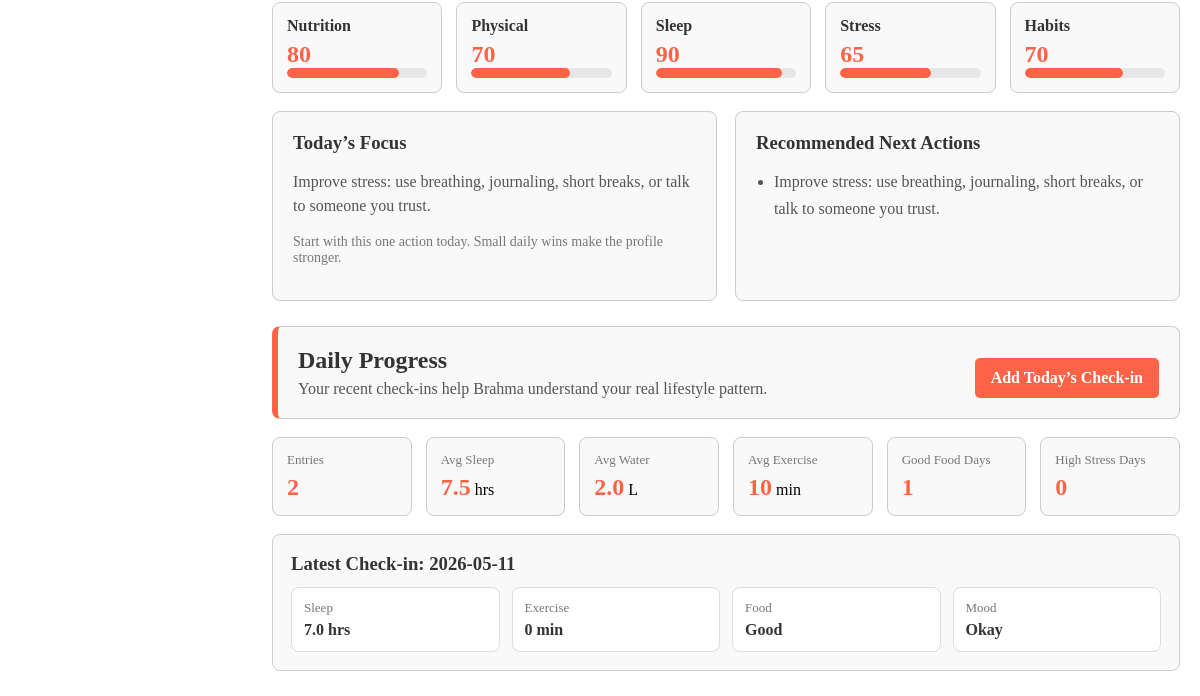
The app's page /home (signed in, lower part), older data.
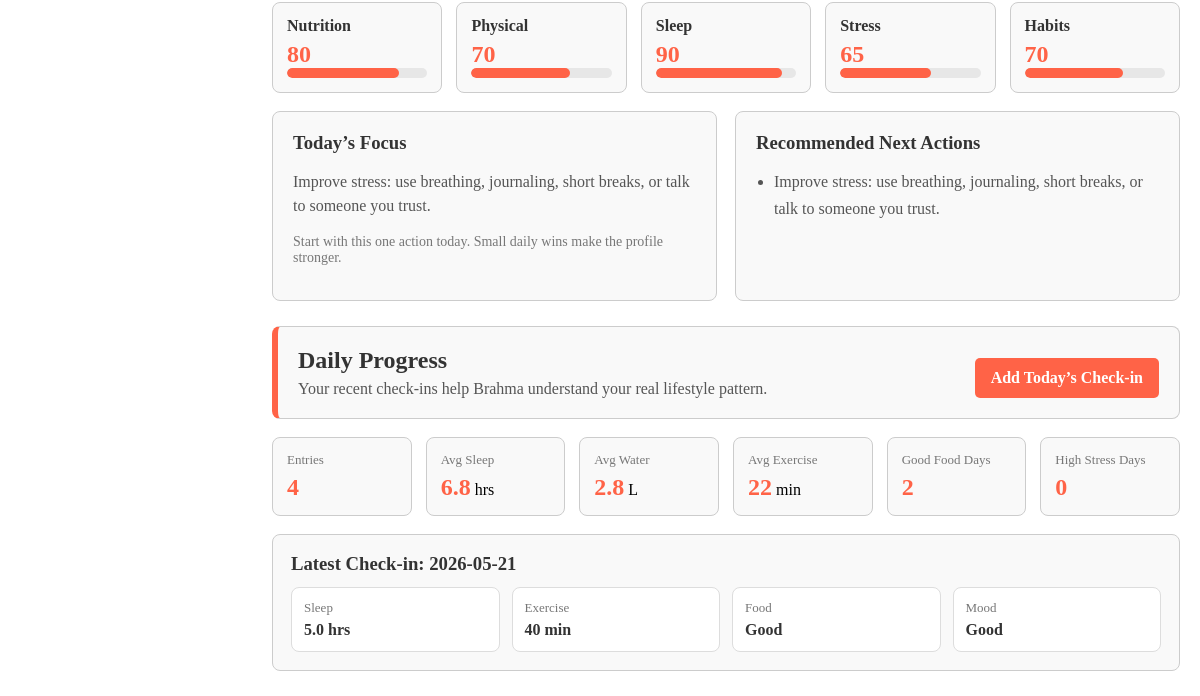
The same page, newer data.
### tables this page shows
CREATE TABLE daily_checkins (
                  id integer primary key autoincrement,
                  user_id integer not null,
                  checkin_date text not null,
                  sleep_hours real not null,
                  water_intake real not null,
                  exercise_minutes integer not null,
                  food_quality text not null,
                  stress_level text not null,
                  mood text not null,
                  weight real,
                  notes text,
                  foreign key (user_id) references users(id)
                  );

### app.py (the view)
@app.route('/home')
def home():
    if 'user_id' not in session:
        return redirect('/login')
    profile = get_health_profile(session['user_id'])
    analysis = calculate_health_analysis(profile) if profile else None
    checkins = get_recent_checkins(session['user_id'])
    checkin_summary = summarize_checkins(checkins)
    latest_checkin = checkins[0] if checkins else None
    Nutrition_data = read_static_text('Nutrition.txt')
    Physical_data = read_static_text('physical.txt')
    Sleep_data = read_static_text('Sleep.txt')
    Stress_data = read_static_text('Stress-management.txt')
    return render_template('home.html',Nutrition_data=Nutrition_data, Physical_data=Physical_data, Sleep_data=Sleep_data, Stress_data=Stress_data, profile=profile, analysis=analysis, checkin_summary=checkin_summary, latest_checkin=latest_checkin)

### app.py (called while the page is built)
def get_health_profile(user_id):
    conn = sqlite3.connect("database.db")
    conn.row_factory = sqlite3.Row
    cursor = conn.cursor()
    cursor.execute(
        "select * from health_profiles where user_id=?",
        (user_id,)
    )
    profile = cursor.fetchone()
    conn.close()
    return profile

def read_static_text(filename):
    with io.open(os.path.join('static', filename), 'r', encoding='utf-8') as file:
        return file.read()

def get_recent_checkins(user_id, limit=7):
    conn = sqlite3.connect("database.db")
    conn.row_factory = sqlite3.Row
    cursor = conn.cursor()
    cursor.execute(
        "select * from daily_checkins where user_id=? order by checkin_date desc, id desc limit ?",
        (user_id, limit)
    )
    checkins = cursor.fetchall()
    conn.close()
    return checkins

### templates/home.html (shortened to what this page needs)
﻿{% extends "base.html" %}
{% block content %}
{% if analysis %}
<div class="analysis-dashboard">
    <div class="score-card-grid">
        {% for item in analysis.scores %}
        <div class="score-card">
            <strong>{{ item.name }}</strong>
            <span>{{ item.score }}</span>
            <div class="score-bar">
                <div class="score-fill" data-score="{{ item.score }}"></div>
            </div>
        </div>
        {% endfor %}
    </div>
    <div class="analysis-grid">
        <div class="analysis-panel">
            <h3>Today’s Focus</h3>
            <p class="bmi-text">
                {{ analysis.suggestions[0] }}
            </p>
            <p class="health-note">
                Start with this one action today. Small daily wins make the profile stronger.
            </p>
        </div>
        <div class="analysis-panel">
            <h3>Recommended Next Actions</h3>
            <ul class="suggestion-list">
                {% for suggestion in analysis.suggestions %}
                <li>{{ suggestion }}</li>
                {% endfor %}
            </ul>
        </div>
    </div>
</div>
{% endif %}
<div class="checkin-dashboard">
    <div class="checkin-header">
        <div>
            <h2>Daily Progress</h2>
            <p>Your recent check-ins help Brahma understand your real lifestyle pattern.</p>
        </div>
        <a href="/healthcheckins" class="checkin-btn">Add Today’s Check-in</a>
    </div>
    {% if checkin_summary %}
    <div class="checkin-grid">
        <div class="checkin-card">
            <span>Entries</span>
            <strong>{{ checkin_summary.total }}</strong>
        </div>
        <div class="checkin-card">
            <span>Avg Sleep</span>
            <strong>{{ checkin_summary.avg_sleep }}</strong> hrs
        </div>
        <div class="checkin-card">
            <span>Avg Water</span>
            <strong>{{ checkin_summary.avg_water }}</strong> L
        </div>
        <div class="checkin-card">
            <span>Avg Exercise</span>
            <strong>{{ checkin_summary.avg_exercise }}</strong> min
        </div>
        <div class="checkin-card">
            <span>Good Food Days</span>
            <strong>{{ checkin_summary.good_food_days }}</strong>
        </div>
        <div class="checkin-card">
            <span>High Stress Days</span>
            <strong>{{ checkin_summary.high_stress_days }}</strong>
        </div>
    </div>
    {% if latest_checkin %}
    <div class="latest-checkin">
        <h3>Latest Check-in: {{ latest_checkin['checkin_date'] }}</h3>
        <div class="latest-grid">
            <div class="latest-item">
                <span>Sleep</span>
                <strong>{{ latest_checkin['sleep_hours'] }} hrs</strong>
            </div>
            <div class="latest-item">
                <span>Exercise</span>
                <strong>{{ latest_checkin['exercise_minutes'] }} min</strong>
            </div>
            <div class="latest-item">
                <span>Food</span>
                <strong>{{ latest_checkin['food_quality'].title() }}</strong>
            </div>
            <div class="latest-item">
                <span>Mood</span>
                <strong>{{ latest_checkin['mood'].title() }}</strong>
            </div>
        </div>
    </div>
    {% endif %}
    {% endif %}
</div>
{% endblock %}

Row changes from the older to the newer data that the page shows:
no longer on this page (row unchanged): daily_checkins: checkin_date "2026-05-11", sleep_hours "7.0", exercise_minutes "0", food_quality "Good", mood "Okay"
added daily_checkins: checkin_date "2026-05-21", sleep_hours "5.0", exercise_minutes "40", food_quality "Good", mood "Good"
Text that changed along with them:
{{ checkin_summary.total }}: "2" → "4"
{{ checkin_summary.avg_sleep }}: "7.5" → "6.8"
{{ checkin_summary.avg_water }}: "2.0" → "2.8"
{{ checkin_summary.avg_exercise }}: "10" → "22"
{{ checkin_summary.good_food_days }}: "1" → "2"
